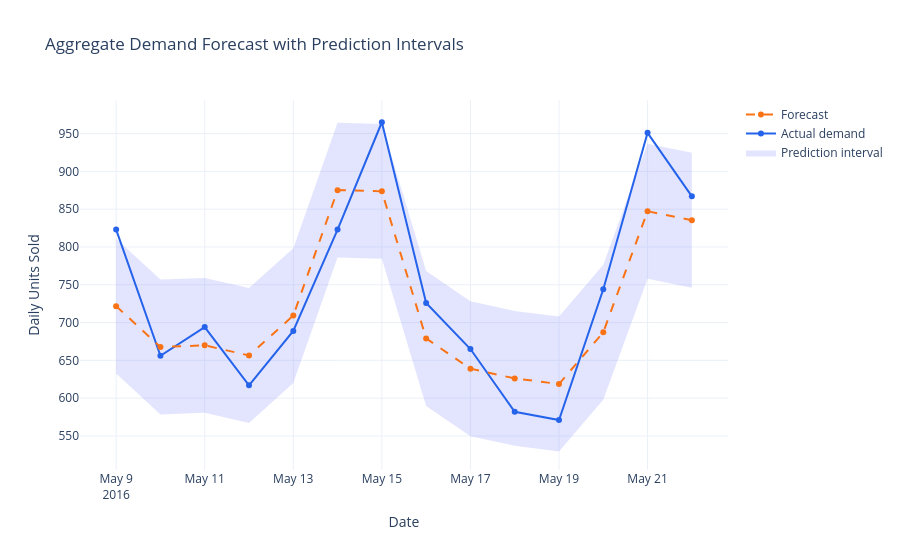

Notebook cell for this chart:
### Code cell
import plotly.graph_objects as go

fig = go.Figure()

# Upper prediction bound
fig.add_trace(go.Scatter(
    x=aggregate_forecast["date"],
    y=aggregate_forecast["upper_bound"],
    mode="lines",
    line=dict(width=0),
    showlegend=False,
    name="Upper bound"
))

# Lower prediction bound and shaded interval
fig.add_trace(go.Scatter(
    x=aggregate_forecast["date"],
    y=aggregate_forecast["lower_bound"],
    mode="lines",
    line=dict(width=0),
    fill="tonexty",
    fillcolor="rgba(99, 110, 250, 0.18)",
    name="Prediction interval"
))

# Actual demand
fig.add_trace(go.Scatter(
    x=aggregate_forecast["date"],
    y=aggregate_forecast["actual"],
    mode="lines+markers",
    name="Actual demand",
    line=dict(color="#2563EB", width=2)
))

# Forecast
fig.add_trace(go.Scatter(
    x=aggregate_forecast["date"],
    y=aggregate_forecast["forecast"],
    mode="lines+markers",
    name="Forecast",
    line=dict(color="#F97316", width=2, dash="dash")
))

fig.update_layout(
    title="Aggregate Demand Forecast with Prediction Intervals",
    xaxis_title="Date",
    yaxis_title="Daily Units Sold",
    template="plotly_white",
    height=550,
    hovermode="x unified"
)

fig.show()

### Figure 1 — Plotly figure (JSON) as saved in the notebook; plotly's stock layout.template omitted (floating-point values rounded to 4 significant figures)
{"data": [{"line": {"width": 0}, "mode": "lines", "name": "Upper bound", "showlegend": false, "type": "scatter", "x": ["2016-05-09T00:00:00.000000000", "2016-05-10T00:00:00.000000000", "2016-05-11T00:00:00.000000000", "2016-05-12T00:00:00.000000000", "2016-05-13T00:00:00.000000000", "2016-05-14T00:00:00.000000000", "2016-05-15T00:00:00.000000000", "2016-05-16T00:00:00.000000000", "2016-05-17T00:00:00.000000000", "2016-05-18T00:00:00.000000000", "2016-05-19T00:00:00.000000000", "2016-05-20T00:00:00.000000000", "2016-05-21T00:00:00.000000000", "2016-05-22T00:00:00.000000000"], "y": [811.0, 756.8, 759.1, 745.7, 798.5, 964.4, 962.8, 768.2, 728.3, 715.4, 707.9, 776.4, 936.5, 924.6]}, {"fill": "tonexty", "fillcolor": "rgba(99, 110, 250, 0.18)", "line": {"width": 0}, "mode": "lines", "name": "Prediction interval", "type": "scatter", "x": ["2016-05-09T00:00:00.000000000", "2016-05-10T00:00:00.000000000", "2016-05-11T00:00:00.000000000", "2016-05-12T00:00:00.000000000", "2016-05-13T00:00:00.000000000", "2016-05-14T00:00:00.000000000", "2016-05-15T00:00:00.000000000", "2016-05-16T00:00:00.000000000", "2016-05-17T00:00:00.000000000", "2016-05-18T00:00:00.000000000", "2016-05-19T00:00:00.000000000", "2016-05-20T00:00:00.000000000", "2016-05-21T00:00:00.000000000", "2016-05-22T00:00:00.000000000"], "y": [632.5, 578.3, 580.6, 567.2, 620.0, 785.9, 784.3, 589.8, 549.8, 536.9, 529.4, 597.9, 758.0, 746.1]}, {"line": {"color": "#2563EB", "width": 2}, "mode": "lines+markers", "name": "Actual demand", "type": "scatter", "x": ["2016-05-09T00:00:00.000000000", "2016-05-10T00:00:00.000000000", "2016-05-11T00:00:00.000000000", "2016-05-12T00:00:00.000000000", "2016-05-13T00:00:00.000000000", "2016-05-14T00:00:00.000000000", "2016-05-15T00:00:00.000000000", "2016-05-16T00:00:00.000000000", "2016-05-17T00:00:00.000000000", "2016-05-18T00:00:00.000000000", "2016-05-19T00:00:00.000000000", "2016-05-20T00:00:00.000000000", "2016-05-21T00:00:00.000000000", "2016-05-22T00:00:00.000000000"], "y": [823, 656, 694, 617, 689, 823, 965, 726, 665, 582, 571, 744, 951, 867]}, {"line": {"color": "#F97316", "dash": "dash", "width": 2}, "mode": "lines+markers", "name": "Forecast", "type": "scatter", "x": ["2016-05-09T00:00:00.000000000", "2016-05-10T00:00:00.000000000", "2016-05-11T00:00:00.000000000", "2016-05-12T00:00:00.000000000", "2016-05-13T00:00:00.000000000", "2016-05-14T00:00:00.000000000", "2016-05-15T00:00:00.000000000", "2016-05-16T00:00:00.000000000", "2016-05-17T00:00:00.000000000", "2016-05-18T00:00:00.000000000", "2016-05-19T00:00:00.000000000", "2016-05-20T00:00:00.000000000", "2016-05-21T00:00:00.000000000", "2016-05-22T00:00:00.000000000"], "y": [721.7, 667.6, 669.9, 656.5, 709.2, 875.2, 873.6, 679.0, 639.0, 626.1, 618.7, 687.2, 847.3, 835.3]}], "layout": {"height": 550, "hovermode": "x unified", "title": {"text": "Aggregate Demand Forecast with Prediction Intervals"}, "xaxis": {"title": {"text": "Date"}}, "yaxis": {"title": {"text": "Daily Units Sold"}}}}
